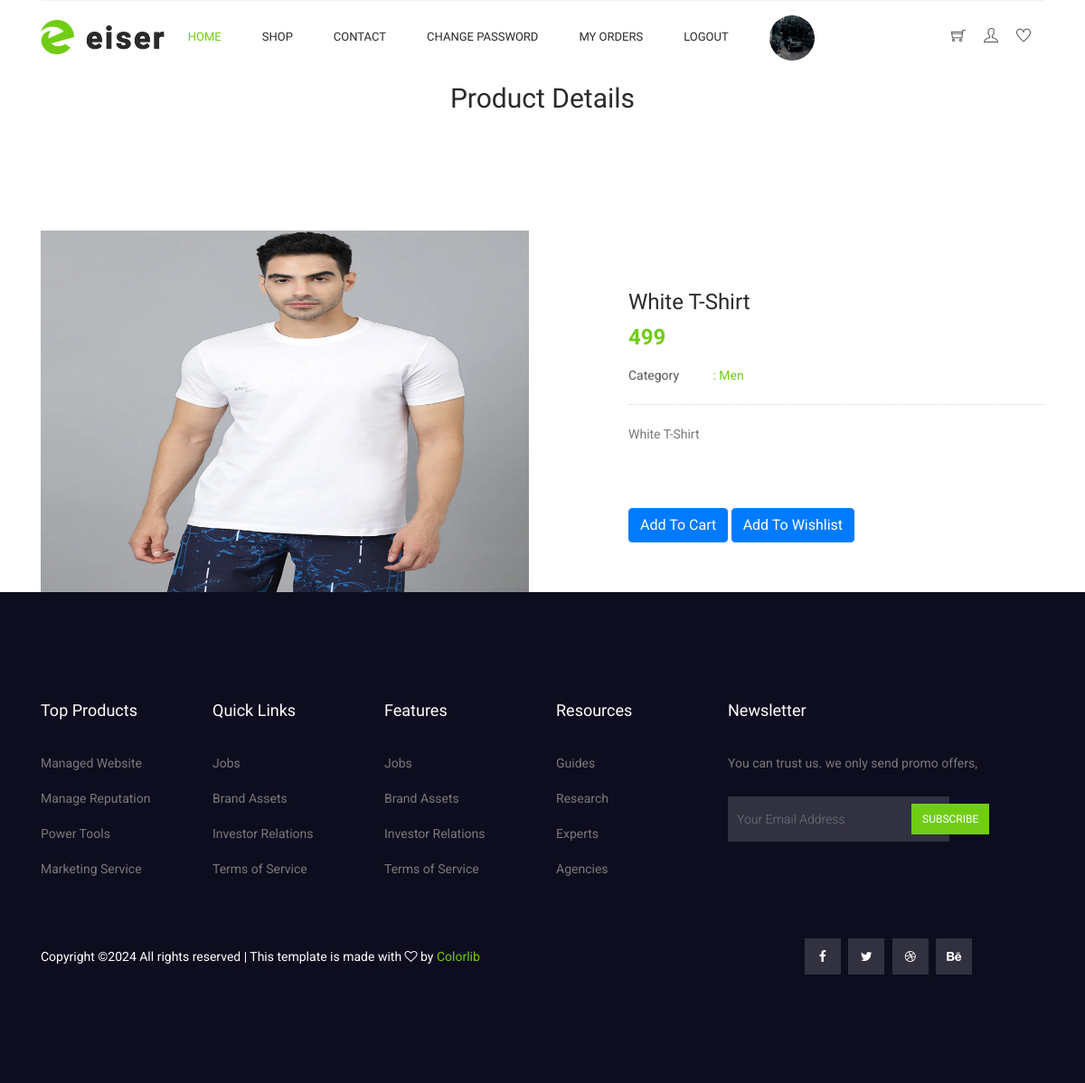
Page /product-details/1/ (signed in) on the committed database.
### myapp/models.py (models this page shows, shortened)
class Product(models.Model):
	seller=models.ForeignKey(User,on_delete=models.CASCADE)
	category=(
		("Men","Men"),
		("Women","Women"),
		("Kids","Kids"),
	)
	size=(
		("s","s"),
		("L","L"),
		("M","M"),
		("XL","XL"),
		("XXL","XXL"),
	)
	product_catagory=models.CharField(max_length=100,choices=category)
	product_name=models.CharField(max_length=100)
	product_price=models.PositiveIntegerField()
	product_desc=models.TextField()
	product_picture=models.ImageField(upload_to="product_picture/")
	product_size=models.CharField(max_length=100,choices=size,default="")

### myapp/views.py (the view)
# urls.py: path('product-details/<int:pk>/',views.product_details,name='product-details'),
def product_details(request,pk):
	wishlist_flag=False
	cart_flag=False
	product=Product.objects.get(pk=pk)
	user=User.objects.get(email=request.session['email'])
	try:
		Wishlist.objects.get(user=user,product=product)
		wishlist_flag=True
	except:
		pass
	try:
		Cart.objects.get(user=user,product=product,payment_status=False)
		cart_flag=True
	except:
		pass
	return render(request,'product-details.html',{'product':product,'wishlist_flag':wishlist_flag,'cart_flag':cart_flag})

### myapp/templates/product-details.html
{% extends 'header.html' %}
{% load static %}
{% block content %}
<!DOCTYPE html>
<html lang="en">
  <head>
  </head>
  <body>
       <div class="mb-3 mb-md-0">
          <h2 style="text-align: center;margin-top: 10px;">Product Details</h2>
        </div>
    <div class="product_image_area">
      <div class="container">
        <div class="row s_product_inner">
          <div class="col-lg-6">
            <div class="s_product_img">
              <div
                id="carouselExampleIndicators"
                class="carousel slide"
                data-ride="carousel"
              >
                <div class="carousel-inner">
                  <div class="carousel-item active">
                    <img
                      class="d-block w-100"
                      src="{{product.product_picture.url}}" style="width: 100px;height: 400px;"
                      alt="First slide"/>
                  </div>
                </div>
              </div>
            </div>
          </div>
          <div class="col-lg-5 offset-lg-1">
            <div class="s_product_text">
              <h3>{{product.product_name}}</h3>
              <h2>{{product.product_price}}</h2>
              <ul class="list">
                <li>
                  <a class="active" href="#">
                    <span>Category</span> : {{product.product_catagory}}</a>
                </li>
              </ul>
              <p>
                {{product.product_desc}}
              </p>
              <div class="card_area">
                {% if cart_flag == False %}
                  <a class="btn btn-primary" href="{% url 'add-to-cart' pk=product.pk %}">Add To Cart</a>
                {% else %}
                  <a class="btn btn-danger" href="{% url 'remove-from-cart' pk=product.pk %}">Remove From Cart</a>
                {% endif %}
                {% if wishlist_flag == False %}
                  <a class="btn btn-primary" href="{% url 'add-to-wishlist' pk=product.pk %}">Add To Wishlist</a>
                {% else %}
                  <a class="btn btn-danger" href="{% url 'remove-from-wishlist' pk=product.pk %}">Remove From Wishlist</a>
                {% endif %}
              </div>
            </div>
          </div>
        </div>
      </div>
    </div>
  </body>
</html>
{% endblock %}

### myapp/static/css/style.css (style rules this page uses)
body { line-height:24px;font-size:14px;font-family:"Roboto",sans-serif;font-weight:normal;color:#797979 }
h1,h2,h3,h4,h5,h6 { font-family:"Heebo",sans-serif;color:#2a2a2a;font-weight:500 }
.list { list-style:none;margin:0px;padding:0px }
a { text-decoration:none;transition:all 0.3s ease-in-out }
ul { list-style-type:none;margin:0;padding:0 }
.active { color:#71cd14 }
h2 { font-size:30px }
h3 { font-size:24px }
.product_image_area { padding-top:120px }
.s_product_img .carousel { position:relative }
.s_product_text { margin-left:-15px;margin-top:65px }
.s_product_text h3 { font-size:24px;font-weight:500;color:#2a2a2a;margin-bottom:10px }
.s_product_text h2 { font-size:24px;font-weight:bold;color:#71cd14;margin-bottom:15px }
.s_product_text .list li { margin-bottom:5px }
.s_product_text .list li a { font-size:14px;font-family:"Roboto",sans-serif;font-weight:normal;color:#555555 }
.s_product_text .list li a span { width:90px;display:inline-block }
.s_product_text .list li a.active { color:#71cd14 }
.s_product_text .list li a.active span { color:#555 }
.s_product_text .list li:last-child { margin-bottom:0px }
.s_product_text p { padding-top:20px;border-top:1px dotted #d5d5d5;margin-top:20px;margin-bottom:70px }

### rows in the picture
Product: product_picture (picture), product_name "White T-Shirt", product_price "499", product_catagory "Men", product_desc "White T-Shirt"
